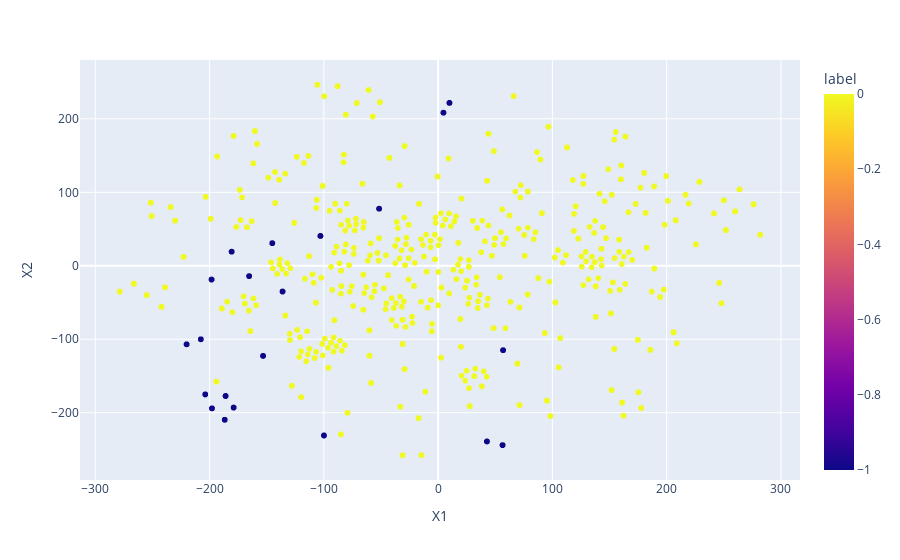

Write notebook code for a chart like this one.
### Code cell
# Apply DBSCAN
clustering = DBSCAN(eps=0.5, min_samples=100).fit(sp_matrix_stock)
clustering.labels_

df_tsne['label'] = clustering.labels_
fig = px.scatter(df_tsne,'X1','X2', hover_name = 'stock_code', color = 'label')
fig.show()

min_pts = 'auto'
prediction = cluster_predict(clustering.labels_, min_pts=min_pts)

# Get the truth_label
truth_label = get_truth_label(truth_path)

# Convert to index-to-label dict
ind_label_dict = {}
for stock_code, ind in row_ind_dict.items():
    try:
        ind_label_dict[ind] = truth_label[stock_code]
    except:
        # For the exception that we could not get that stock's price
        ind_label_dict[ind] = 0
        
# Map back to prediction
dbscan_result = np.array([(prediction, ind_label_dict[ind]) for ind, prediction \
          in enumerate(list(prediction))])

y_pred = dbscan_result[:,0]
y_truth = dbscan_result[:,1]

print('Number of positive examples in our prediction: ', y_pred.sum())
print('Number of positive examples in our truth label: ', y_truth.sum())

f_score(y_truth, y_pred)

### Figure 1 — Plotly figure (JSON) as saved in the notebook; plotly's stock layout.template omitted (floating-point values rounded to 4 significant figures; data arrays with more than 128 entries replaced by an {"elided": "..."} marker saying what was removed)
{"data": [{"hovertemplate": "<b>%{hovertext}</b><br><br>X1=%{x}<br>X2=%{y}<br>label=%{marker.color}<extra></extra>", "hovertext": {"elided": "2020 str values"}, "legendgroup": "", "marker": {"color": {"elided": "2020 int values"}, "coloraxis": "coloraxis", "symbol": "circle"}, "mode": "markers", "name": "", "showlegend": false, "type": "scattergl", "x": {"elided": "2020 float values"}, "xaxis": "x", "y": {"elided": "2020 float values"}, "yaxis": "y"}], "layout": {"coloraxis": {"colorbar": {"title": {"text": "label"}}, "colorscale": [[0, "#0d0887"], [0.1111, "#46039f"], [0.2222, "#7201a8"], [0.3333, "#9c179e"], [0.4444, "#bd3786"], [0.5556, "#d8576b"], [0.6667, "#ed7953"], [0.7778, "#fb9f3a"], [0.8889, "#fdca26"], [1, "#f0f921"]]}, "legend": {"tracegroupgap": 0}, "margin": {"t": 60}, "xaxis": {"anchor": "y", "domain": [0, 1], "title": {"text": "X1"}}, "yaxis": {"anchor": "x", "domain": [0, 1], "title": {"text": "X2"}}}}
